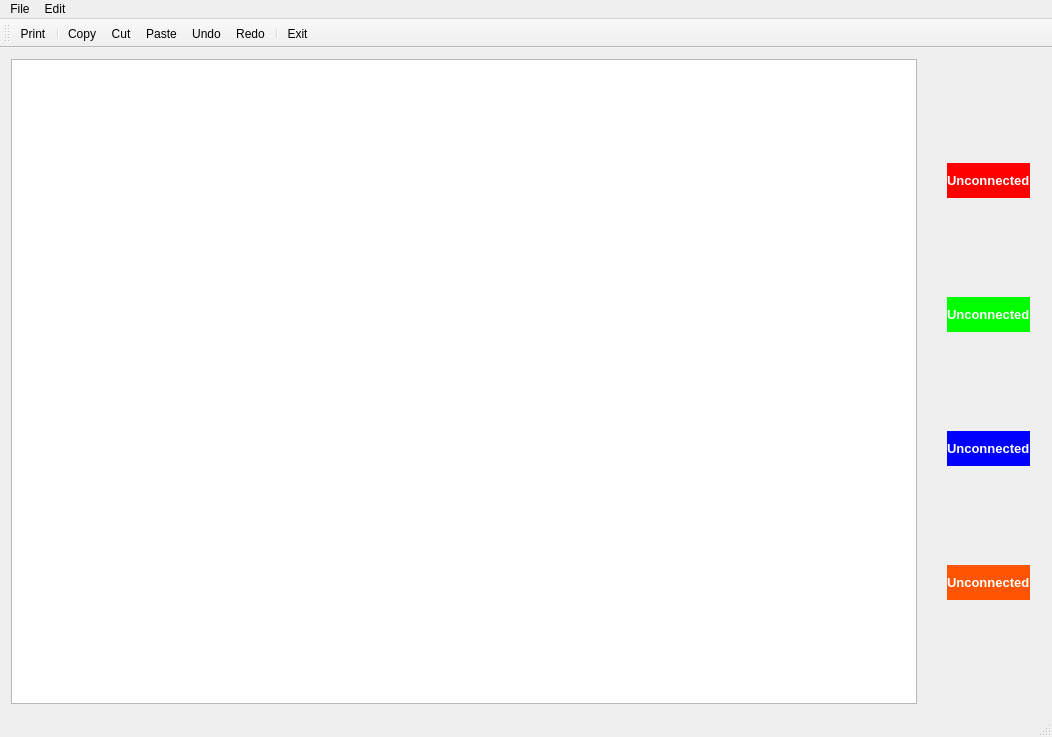
<?xml version="1.0" encoding="UTF-8"?>
<ui version="4.0">
 <class>Notepad</class>
 <widget class="QMainWindow" name="Notepad">
  <property name="geometry">
   <rect>
    <x>0</x>
    <y>0</y>
    <width>1052</width>
    <height>737</height>
   </rect>
  </property>
  <property name="windowTitle">
   <string>Notepad</string>
  </property>
  <widget class="QWidget" name="centralWidget">
   <layout class="QHBoxLayout" name="horizontalLayout">
    <item>
     <widget class="MyTextEdit" name="textEdit"/>
    </item>
    <item>
     <widget class="QWidget" name="collaboratorsWidget" native="true">
      <layout class="QVBoxLayout" name="verticalLayout">
       <item>
        <layout class="QHBoxLayout" name="collaboratorLayout1">
         <item>
          <widget class="QLabel" name="collaboratorPicLabel1">
           <property name="maximumSize">
            <size>
             <width>100</width>
             <height>100</height>
            </size>
           </property>
           <property name="text">
            <string/>
           </property>
           <property name="pixmap">
            <pixmap resource="../notepad.qrc">:/images/default_profile_pic.png</pixmap>
           </property>
           <property name="scaledContents">
            <bool>true</bool>
           </property>
          </widget>
         </item>
         <item>
          <widget class="QLabel" name="nicknameLabel1">
           <property name="maximumSize">
            <size>
             <width>16777215</width>
             <height>35</height>
            </size>
           </property>
           <property name="palette">
            <palette>
             <active>
              <colorrole role="WindowText">
               <brush brushstyle="SolidPattern">
                <color alpha="255">
                 <red>255</red>
                 <green>255</green>
                 <blue>255</blue>
                </color>
               </brush>
              </colorrole>
              <colorrole role="Base">
               <brush brushstyle="SolidPattern">
                <color alpha="255">
                 <red>255</red>
                 <green>255</green>
                 <blue>255</blue>
                </color>
               </brush>
              </colorrole>
              <colorrole role="Window">
               <brush brushstyle="SolidPattern">
                <color alpha="255">
                 <red>255</red>
                 <green>0</green>
                 <blue>0</blue>
                </color>
               </brush>
              </colorrole>
             </active>
             <inactive>
              <colorrole role="WindowText">
               <brush brushstyle="SolidPattern">
                <color alpha="255">
                 <red>255</red>
                 <green>255</green>
                 <blue>255</blue>
                </color>
               </brush>
              </colorrole>
              <colorrole role="Base">
               <brush brushstyle="SolidPattern">
                <color alpha="255">
                 <red>255</red>
                 <green>255</green>
                 <blue>255</blue>
                </color>
               </brush>
              </colorrole>
              <colorrole role="Window">
               <brush brushstyle="SolidPattern">
                <color alpha="255">
                 <red>255</red>
                 <green>0</green>
                 <blue>0</blue>
                </color>
               </brush>
              </colorrole>
             </inactive>
             <disabled>
              <colorrole role="WindowText">
               <brush brushstyle="SolidPattern">
                <color alpha="255">
                 <red>120</red>
                 <green>120</green>
                 <blue>120</blue>
                </color>
               </brush>
              </colorrole>
              <colorrole role="Base">
               <brush brushstyle="SolidPattern">
                <color alpha="255">
                 <red>255</red>
                 <green>0</green>
                 <blue>0</blue>
                </color>
               </brush>
              </colorrole>
              <colorrole role="Window">
               <brush brushstyle="SolidPattern">
                <color alpha="255">
                 <red>255</red>
                 <green>0</green>
                 <blue>0</blue>
                </color>
               </brush>
              </colorrole>
             </disabled>
            </palette>
           </property>
           <property name="font">
            <font>
             <pointsize>10</pointsize>
             <weight>75</weight>
             <bold>true</bold>
            </font>
           </property>
           <property name="autoFillBackground">
            <bool>true</bool>
           </property>
           <property name="text">
            <string>Unconnected</string>
           </property>
          </widget>
         </item>
        </layout>
       </item>
       <item>
        <layout class="QHBoxLayout" name="collaboratorLayout2">
         <item>
          <widget class="QLabel" name="collaboratorPicLabel2">
           <property name="maximumSize">
            <size>
             <width>100</width>
             <height>100</height>
            </size>
           </property>
           <property name="text">
            <string/>
           </property>
           <property name="pixmap">
            <pixmap resource="../notepad.qrc">:/images/default_profile_pic.png</pixmap>
           </property>
           <property name="scaledContents">
            <bool>true</bool>
           </property>
          </widget>
         </item>
         <item>
          <widget class="QLabel" name="nicknameLabel2">
           <property name="maximumSize">
            <size>
             <width>16777215</width>
             <height>35</height>
            </size>
           </property>
           <property name="palette">
            <palette>
             <active>
              <colorrole role="WindowText">
               <brush brushstyle="SolidPattern">
                <color alpha="255">
                 <red>255</red>
                 <green>255</green>
                 <blue>255</blue>
                </color>
               </brush>
              </colorrole>
              <colorrole role="Base">
               <brush brushstyle="SolidPattern">
                <color alpha="255">
                 <red>255</red>
                 <green>255</green>
                 <blue>255</blue>
                </color>
               </brush>
              </colorrole>
              <colorrole role="Window">
               <brush brushstyle="SolidPattern">
                <color alpha="255">
                 <red>0</red>
                 <green>255</green>
                 <blue>0</blue>
                </color>
               </brush>
              </colorrole>
             </active>
             <inactive>
              <colorrole role="WindowText">
               <brush brushstyle="SolidPattern">
                <color alpha="255">
                 <red>255</red>
                 <green>255</green>
                 <blue>255</blue>
                </color>
               </brush>
              </colorrole>
              <colorrole role="Base">
               <brush brushstyle="SolidPattern">
                <color alpha="255">
                 <red>255</red>
                 <green>255</green>
                 <blue>255</blue>
                </color>
               </brush>
              </colorrole>
              <colorrole role="Window">
               <brush brushstyle="SolidPattern">
                <color alpha="255">
                 <red>0</red>
                 <green>255</green>
                 <blue>0</blue>
                </color>
               </brush>
              </colorrole>
             </inactive>
             <disabled>
              <colorrole role="WindowText">
               <brush brushstyle="SolidPattern">
                <color alpha="255">
                 <red>120</red>
                 <green>120</green>
                 <blue>120</blue>
                </color>
               </brush>
              </colorrole>
              <colorrole role="Base">
               <brush brushstyle="SolidPattern">
                <color alpha="255">
                 <red>0</red>
                 <green>255</green>
                 <blue>0</blue>
                </color>
               </brush>
              </colorrole>
              <colorrole role="Window">
               <brush brushstyle="SolidPattern">
                <color alpha="255">
                 <red>0</red>
                 <green>255</green>
                 <blue>0</blue>
                </color>
               </brush>
              </colorrole>
             </disabled>
            </palette>
           </property>
           <property name="font">
            <font>
             <pointsize>10</pointsize>
             <weight>75</weight>
             <bold>true</bold>
            </font>
           </property>
           <property name="autoFillBackground">
            <bool>true</bool>
           </property>
           <property name="text">
            <string>Unconnected</string>
           </property>
          </widget>
         </item>
        </layout>
       </item>
       <item>
        <layout class="QHBoxLayout" name="collaboratorLayout3">
         <item>
          <widget class="QLabel" name="collaboratorPicLabel3">
           <property name="maximumSize">
            <size>
             <width>100</width>
             <height>100</height>
            </size>
           </property>
           <property name="text">
            <string/>
           </property>
           <property name="pixmap">
            <pixmap resource="../notepad.qrc">:/images/default_profile_pic.png</pixmap>
           </property>
           <property name="scaledContents">
            <bool>true</bool>
           </property>
          </widget>
         </item>
         <item>
          <widget class="QLabel" name="nicknameLabel3">
           <property name="maximumSize">
            <size>
             <width>16777215</width>
             <height>35</height>
            </size>
           </property>
           <property name="palette">
            <palette>
             <active>
              <colorrole role="WindowText">
               <brush brushstyle="SolidPattern">
                <color alpha="255">
                 <red>255</red>
                 <green>255</green>
                 <blue>255</blue>
                </color>
               </brush>
              </colorrole>
              <colorrole role="Base">
               <brush brushstyle="SolidPattern">
                <color alpha="255">
                 <red>255</red>
                 <green>255</green>
                 <blue>255</blue>
                </color>
               </brush>
              </colorrole>
              <colorrole role="Window">
               <brush brushstyle="SolidPattern">
                <color alpha="255">
                 <red>0</red>
                 <green>0</green>
                 <blue>255</blue>
                </color>
               </brush>
              </colorrole>
             </active>
             <inactive>
              <colorrole role="WindowText">
               <brush brushstyle="SolidPattern">
                <color alpha="255">
                 <red>255</red>
                 <green>255</green>
                 <blue>255</blue>
                </color>
               </brush>
              </colorrole>
              <colorrole role="Base">
               <brush brushstyle="SolidPattern">
                <color alpha="255">
                 <red>255</red>
                 <green>255</green>
                 <blue>255</blue>
                </color>
               </brush>
              </colorrole>
              <colorrole role="Window">
               <brush brushstyle="SolidPattern">
                <color alpha="255">
                 <red>0</red>
                 <green>0</green>
                 <blue>255</blue>
                </color>
               </brush>
              </colorrole>
             </inactive>
             <disabled>
              <colorrole role="WindowText">
               <brush brushstyle="SolidPattern">
                <color alpha="255">
                 <red>120</red>
                 <green>120</green>
                 <blue>120</blue>
                </color>
               </brush>
              </colorrole>
              <colorrole role="Base">
               <brush brushstyle="SolidPattern">
                <color alpha="255">
                 <red>0</red>
                 <green>0</green>
                 <blue>255</blue>
                </color>
               </brush>
              </colorrole>
              <colorrole role="Window">
               <brush brushstyle="SolidPattern">
                <color alpha="255">
                 <red>0</red>
                 <green>0</green>
                 <blue>255</blue>
                </color>
               </brush>
              </colorrole>
             </disabled>
            </palette>
           </property>
           <property name="font">
            <font>
             <pointsize>10</pointsize>
             <weight>75</weight>
             <bold>true</bold>
            </font>
           </property>
           <property name="autoFillBackground">
            <bool>true</bool>
           </property>
           <property name="text">
            <string>Unconnected</string>
           </property>
          </widget>
         </item>
        </layout>
       </item>
       <item>
        <layout class="QHBoxLayout" name="collaboratorLayout4">
         <item>
          <widget class="QLabel" name="collaboratorPicLabel4">
           <property name="maximumSize">
            <size>
             <width>100</width>
             <height>100</height>
            </size>
           </property>
           <property name="text">
            <string/>
           </property>
           <property name="pixmap">
            <pixmap resource="../notepad.qrc">:/images/default_profile_pic.png</pixmap>
           </property>
           <property name="scaledContents">
            <bool>true</bool>
           </property>
          </widget>
         </item>
         <item>
          <widget class="QLabel" name="nicknameLabel4">
           <property name="maximumSize">
            <size>
             <width>16777215</width>
             <height>35</height>
            </size>
           </property>
           <property name="palette">
            <palette>
             <active>
              <colorrole role="WindowText">
               <brush brushstyle="SolidPattern">
                <color alpha="255">
                 <red>255</red>
                 <green>255</green>
                 <blue>255</blue>
                </color>
               </brush>
              </colorrole>
              <colorrole role="Base">
               <brush brushstyle="SolidPattern">
                <color alpha="255">
                 <red>255</red>
                 <green>255</green>
                 <blue>255</blue>
                </color>
               </brush>
              </colorrole>
              <colorrole role="Window">
               <brush brushstyle="SolidPattern">
                <color alpha="255">
                 <red>255</red>
                 <green>85</green>
                 <blue>0</blue>
                </color>
               </brush>
              </colorrole>
             </active>
             <inactive>
              <colorrole role="WindowText">
               <brush brushstyle="SolidPattern">
                <color alpha="255">
                 <red>255</red>
                 <green>255</green>
                 <blue>255</blue>
                </color>
               </brush>
              </colorrole>
              <colorrole role="Base">
               <brush brushstyle="SolidPattern">
                <color alpha="255">
                 <red>255</red>
                 <green>255</green>
                 <blue>255</blue>
                </color>
               </brush>
              </colorrole>
              <colorrole role="Window">
               <brush brushstyle="SolidPattern">
                <color alpha="255">
                 <red>255</red>
                 <green>85</green>
                 <blue>0</blue>
                </color>
               </brush>
              </colorrole>
             </inactive>
             <disabled>
              <colorrole role="WindowText">
               <brush brushstyle="SolidPattern">
                <color alpha="255">
                 <red>120</red>
                 <green>120</green>
                 <blue>120</blue>
                </color>
               </brush>
              </colorrole>
              <colorrole role="Base">
               <brush brushstyle="SolidPattern">
                <color alpha="255">
                 <red>255</red>
                 <green>85</green>
                 <blue>0</blue>
                </color>
               </brush>
              </colorrole>
              <colorrole role="Window">
               <brush brushstyle="SolidPattern">
                <color alpha="255">
                 <red>255</red>
                 <green>85</green>
                 <blue>0</blue>
                </color>
               </brush>
              </colorrole>
             </disabled>
            </palette>
           </property>
           <property name="font">
            <font>
             <pointsize>10</pointsize>
             <weight>75</weight>
             <bold>true</bold>
            </font>
           </property>
           <property name="autoFillBackground">
            <bool>true</bool>
           </property>
           <property name="text">
            <string>Unconnected</string>
           </property>
          </widget>
         </item>
        </layout>
       </item>
      </layout>
     </widget>
    </item>
   </layout>
  </widget>
  <widget class="QMenuBar" name="menuBar">
   <property name="geometry">
    <rect>
     <x>0</x>
     <y>0</y>
     <width>1052</width>
     <height>21</height>
    </rect>
   </property>
   <widget class="QMenu" name="menuFile">
    <property name="title">
     <string>File</string>
    </property>
    <addaction name="actionPrint"/>
    <addaction name="separator"/>
    <addaction name="actionExit"/>
   </widget>
   <widget class="QMenu" name="menuEdit">
    <property name="title">
     <string>Edit</string>
    </property>
    <addaction name="actionCopy"/>
    <addaction name="actionCut"/>
    <addaction name="actionPaste"/>
    <addaction name="separator"/>
    <addaction name="actionUndo"/>
    <addaction name="actionRedo"/>
   </widget>
   <addaction name="menuFile"/>
   <addaction name="menuEdit"/>
  </widget>
  <widget class="QToolBar" name="mainToolBar">
   <attribute name="toolBarArea">
    <enum>TopToolBarArea</enum>
   </attribute>
   <attribute name="toolBarBreak">
    <bool>false</bool>
   </attribute>
   <addaction name="actionPrint"/>
   <addaction name="separator"/>
   <addaction name="actionCopy"/>
   <addaction name="actionCut"/>
   <addaction name="actionPaste"/>
   <addaction name="actionUndo"/>
   <addaction name="actionRedo"/>
   <addaction name="separator"/>
   <addaction name="actionExit"/>
  </widget>
  <widget class="QStatusBar" name="statusBar"/>
  <action name="actionPrint">
   <property name="icon">
    <iconset resource="../notepad.qrc">
     <normaloff>:/images/print.png</normaloff>:/images/print.png</iconset>
   </property>
   <property name="text">
    <string>Print</string>
   </property>
   <property name="toolTip">
    <string>Print file</string>
   </property>
   <property name="shortcut">
    <string>Ctrl+P</string>
   </property>
  </action>
  <action name="actionExit">
   <property name="icon">
    <iconset theme="exit.png" resource="../notepad.qrc">
     <normaloff>:/images/exit.png</normaloff>:/images/exit.png</iconset>
   </property>
   <property name="text">
    <string>Exit</string>
   </property>
   <property name="toolTip">
    <string>Exit notepad</string>
   </property>
  </action>
  <action name="actionCopy">
   <property name="icon">
    <iconset resource="../notepad.qrc">
     <normaloff>:/images/copy.png</normaloff>:/images/copy.png</iconset>
   </property>
   <property name="text">
    <string>Copy</string>
   </property>
   <property name="shortcut">
    <string>Ctrl+C</string>
   </property>
  </action>
  <action name="actionCut">
   <property name="icon">
    <iconset resource="../notepad.qrc">
     <normaloff>:/images/cut.png</normaloff>:/images/cut.png</iconset>
   </property>
   <property name="text">
    <string>Cut</string>
   </property>
   <property name="shortcut">
    <string>Ctrl+X</string>
   </property>
  </action>
  <action name="actionPaste">
   <property name="icon">
    <iconset resource="../notepad.qrc">
     <normaloff>:/images/paste.png</normaloff>:/images/paste.png</iconset>
   </property>
   <property name="text">
    <string>Paste</string>
   </property>
   <property name="shortcut">
    <string>Ctrl+V</string>
   </property>
  </action>
  <action name="actionUndo">
   <property name="icon">
    <iconset resource="../notepad.qrc">
     <normaloff>:/images/edit_undo.png</normaloff>:/images/edit_undo.png</iconset>
   </property>
   <property name="text">
    <string>Undo</string>
   </property>
   <property name="shortcut">
    <string>Ctrl+Z</string>
   </property>
  </action>
  <action name="actionRedo">
   <property name="icon">
    <iconset resource="../notepad.qrc">
     <normaloff>:/images/edit_redo.png</normaloff>:/images/edit_redo.png</iconset>
   </property>
   <property name="text">
    <string>Redo</string>
   </property>
   <property name="shortcut">
    <string>Ctrl+Y</string>
   </property>
  </action>
 </widget>
 <layoutdefault spacing="6" margin="11"/>
 <customwidgets>
  <customwidget>
   <class>MyTextEdit</class>
   <extends>QTextEdit</extends>
   <header>MyTextEdit.h</header>
  </customwidget>
 </customwidgets>
 <resources>
  <include location="../notepad.qrc"/>
 </resources>
 <connections/>
</ui>
